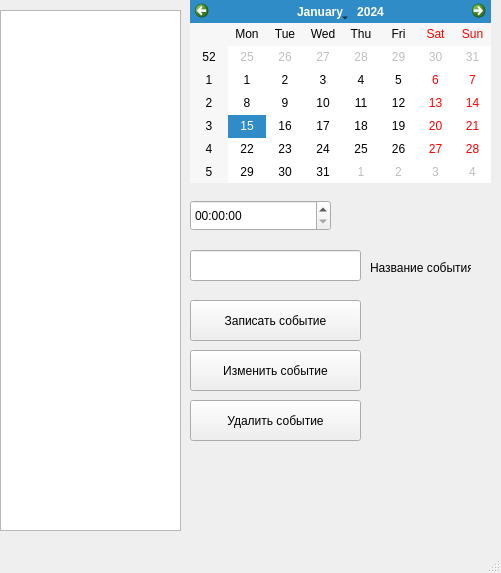
<?xml version="1.0" encoding="UTF-8"?>
<ui version="4.0">
 <class>MainWindow</class>
 <widget class="QMainWindow" name="MainWindow">
  <property name="geometry">
   <rect>
    <x>0</x>
    <y>0</y>
    <width>501</width>
    <height>573</height>
   </rect>
  </property>
  <property name="windowTitle">
   <string>MainWindow</string>
  </property>
  <widget class="QWidget" name="centralwidget">
   <widget class="QCalendarWidget" name="calendarWidget">
    <property name="geometry">
     <rect>
      <x>190</x>
      <y>0</y>
      <width>301</width>
      <height>183</height>
     </rect>
    </property>
   </widget>
   <widget class="QTimeEdit" name="timeEdit">
    <property name="geometry">
     <rect>
      <x>190</x>
      <y>200</y>
      <width>141</width>
      <height>31</height>
     </rect>
    </property>
   </widget>
   <widget class="QListWidget" name="listWidget">
    <property name="geometry">
     <rect>
      <x>0</x>
      <y>10</y>
      <width>181</width>
      <height>521</height>
     </rect>
    </property>
   </widget>
   <widget class="QLineEdit" name="lineEdit">
    <property name="geometry">
     <rect>
      <x>190</x>
      <y>250</y>
      <width>171</width>
      <height>31</height>
     </rect>
    </property>
   </widget>
   <widget class="QLabel" name="label">
    <property name="geometry">
     <rect>
      <x>370</x>
      <y>260</y>
      <width>101</width>
      <height>16</height>
     </rect>
    </property>
    <property name="text">
     <string>Название события</string>
    </property>
   </widget>
   <widget class="QPushButton" name="pushButton">
    <property name="geometry">
     <rect>
      <x>190</x>
      <y>300</y>
      <width>171</width>
      <height>41</height>
     </rect>
    </property>
    <property name="text">
     <string>Записать событие</string>
    </property>
   </widget>
   <widget class="QPushButton" name="pushButton_2">
    <property name="geometry">
     <rect>
      <x>190</x>
      <y>400</y>
      <width>171</width>
      <height>41</height>
     </rect>
    </property>
    <property name="text">
     <string>Удалить событие</string>
    </property>
   </widget>
   <widget class="QPushButton" name="pushButton_3">
    <property name="geometry">
     <rect>
      <x>190</x>
      <y>350</y>
      <width>171</width>
      <height>41</height>
     </rect>
    </property>
    <property name="text">
     <string>Изменить событие</string>
    </property>
   </widget>
  </widget>
  <widget class="QMenuBar" name="menubar">
   <property name="geometry">
    <rect>
     <x>0</x>
     <y>0</y>
     <width>501</width>
     <height>21</height>
    </rect>
   </property>
  </widget>
  <widget class="QStatusBar" name="statusbar"/>
 </widget>
 <resources/>
 <connections/>
</ui>
